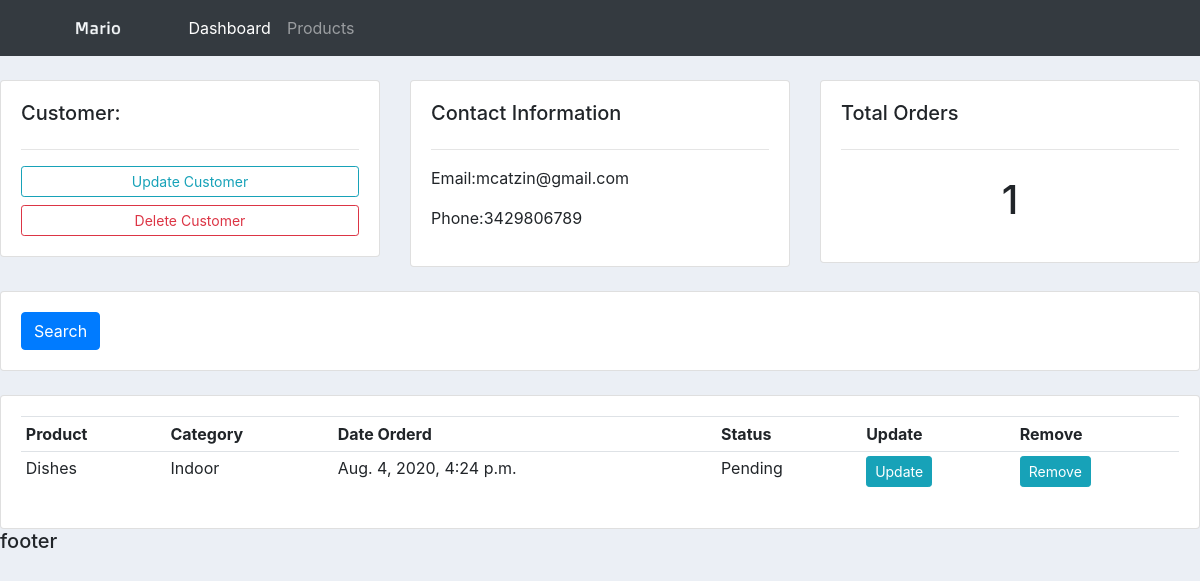
The app's page /customer/2/ with its own data.
### accounts/models.py (models this page shows, shortened)
class Customer(models.Model):
    name = models.CharField(max_length=200, null=True)
    phone = models.CharField(max_length=200, null=True)
    email = models.CharField(max_length=200, null=True)
    date_created = models.DateTimeField(auto_now_add=True)

class Order(models.Model):
    STATUS = (
            ("Pending", "Pending"),
            ("Out for delivery", "Out for delivery"),
            ("Delivered","Delivered")
            )
    customer = models.ForeignKey(Customer, null=True, on_delete= models.SET_NULL)
    product = models.ForeignKey(Product, null=True, on_delete= models.SET_NULL)
    date_created = models.DateTimeField(auto_now_add=True)
    status = models.CharField(max_length=200, null=True, choices=STATUS)

class Product(models.Model):
    CATEGORY = (
        ("Indoor","Indoor"),
        ("Outdoor", "Outdoor"),
        )
    name = models.CharField(max_length=200, null=True)
    price = models.FloatField(max_length=200, null=True)
    category = models.CharField(max_length=200, null=True, choices=CATEGORY)
    description = models.CharField(max_length=200, null=True, blank=True)
    date_created = models.DateTimeField(auto_now_add=True)
    tag = models.ManyToManyField(Tag)
    def __str__(self):
        return self.name

### accounts/views.py (the view)
# urls.py: path('customer/<str:pk>/', views.customer, name='customer'),
def customer(request,pk):
    customer = Customer.objects.get(id=pk)
    orders = customer.order_set.all()
    order_count = orders.count()
    context = {'customer': customer, 'orders': orders,'order_count':order_count}
    return render(request,'accounts/customer.html',context)

### accounts/templates/accounts/customer.html
{% extends 'accounts/main.html' %} {% block content %}
<br />
<div class="row">
  <div class="col-md">
    <div class="card card-body">
      <h5>Customer:</h5>
      <hr />
      <a class="btn btn-outline-info btn-sm btn-block" href=""
        >Update Customer</a
      >
      <a class="btn btn-outline-danger btn-sm btn-block" href=""
        >Delete Customer</a
      >
    </div>
  </div>
  <div class="col-md">
    <div class="card card-body">
      <h5>Contact Information</h5>
      <hr />
      <p>Email:{{customer.email}}</p>
      <p>Phone:{{customer.phone}}</p>
    </div>
  </div>
  <div class="col-md">
    <div class="card card-body">
      <h5>Total Orders</h5>
      <hr />
      <h1 style="text-align: center; padding: 10px;">{{order_count}}</h1>
    </div>
  </div>
</div>
<br />
<div class="row">
  <div class="col">
    <div class="card card-body">
      <form method="get">
        <button class="btn btn-primary" type="submit">Search</button>
      </form>
    </div>
  </div>
</div>
<br />
<div class="row">
  <div class="col-md">
    <div class="card card-body">
      <table class="table table-sm">
        <tr>
          <th>Product</th>
          <th>Category</th>
          <th>Date Orderd</th>
          <th>Status</th>
          <th>Update</th>
          <th>Remove</th>
        </tr>
        {% for order in orders %}
        <tr>
          <td>{{order.product}}</td>
          <td>{{order.product.category}}</td>
          <td>{{order.date_created}}</td>
          <td>{{order.status}}</td>
          <td><a class="btn btn-sm btn-info" href="#">Update</a></td>
          <td><a class="btn btn-sm btn-info" href="#">Remove</a></td>
        </tr>
        {% endfor %}
      </table>
    </div>
  </div>
</div>
{% endblock %}

### static/css/main.css (style rules this page uses)
body { background-color: #ebeff5; }

### records on screen
Customer: email "mcatzin@gmail.com", phone "3429806789"
Order: product "Dishes", product.category "Indoor", date_created "Aug. 4, 2020, 4:24 p.m.", status "Pending"

### other values on screen
{{ order_count }} "1"
